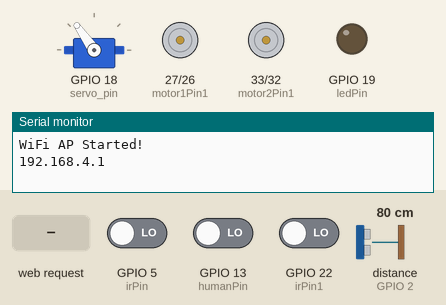
Simulated run of this sketch. Board: ESP32. Shown: servo, motor-driver pin pairs drawn as motors (green arrow = first pin HIGH = forward, orange = second pin HIGH = backward, longer = more drive, scaled by the enable pin), output pins drawn as LEDs (lit = HIGH), the last lines printed to the serial monitor. The inputs (shaded band) are chosen by the test bench; at power-on: distance to the obstacle (sensor on GPIO 2) 80 cm, GPIO 5 (irPin) LOW, GPIO 13 (humanPin) LOW, GPIO 22 (irPin1) LOW. The echo pulse lasts 58.3 µs per cm; pins used as bus, display or sensor lines are not drawn.

Above: at 1.2 s.
1.3 s: HTTP request GET /start received
At 2.4 s:
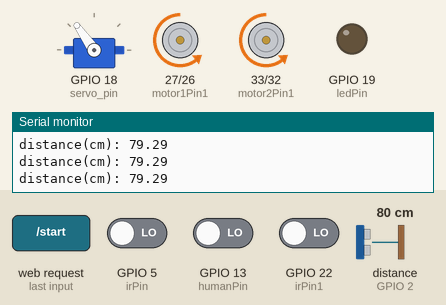
3.0 s: distance to the obstacle (sensor on GPIO 2) set to 59 cm
4.5 s: distance to the obstacle (sensor on GPIO 2) set to 53 cm
At 5.5 s:
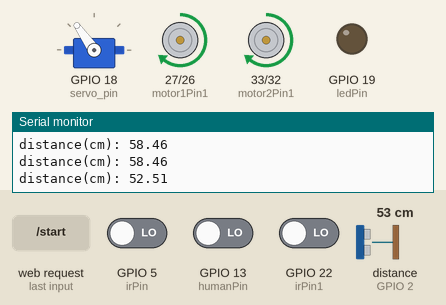
At 16.45 s:
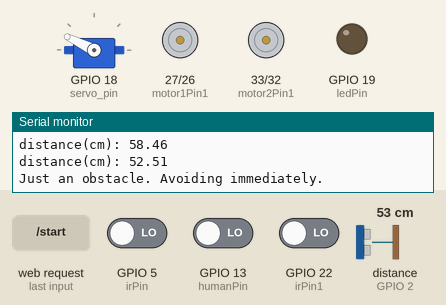
Timing chart, 0 to 18.1 s (numbered marks = the images above; inputs shaded):
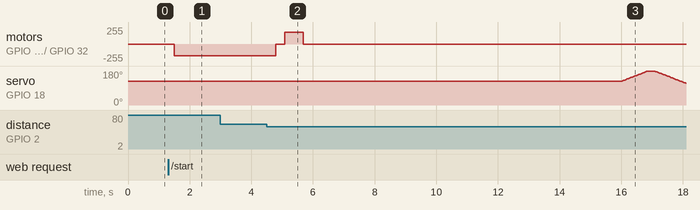

The sketch:

final_robo.ino
```cpp
#include <ESP32Servo.h>
#include <WiFi.h>
#include <WebServer.h>

// ====================== WiFi START/STOP ======================
const char* ssid = "ESP32-Robot";
const char* password = "12345678";
unsigned long previousMillis = 0;
unsigned long pauseStartTime = 0;

WebServer server(80);
bool wifiStart = false;
bool timerStarted = false;
bool isPaused = false;     // To pause the robot
bool needsToAvoid = false; // Flag to run avoidance maneuver

// New variables for scan cycles
int checkCycleCount = 0;
bool humanFoundInSet = false;

// ====================== SAFE DELAY (prevents WiFi drop) ======================
void safeDelay(unsigned long ms) {
  unsigned long start = millis();
  while (millis() - start < ms) {
    delay(1);
    yield(); // ✅ Keeps WiFi/server responsive
  }
}

// ====================== DARK THEME UI ======================
void handleRoot() {
  String page =
    "<html>"
    "<body style='background:#121212; color:white; text-align:center; font-family:Arial; padding-top:40px;'>"
    "<h1 style='color:#00bfff;'>ESP32 Rescue Robot</h1>"
    "<h3 style='opacity:0.8;'>Wi-Fi Control Panel</h3>"

    "<button onclick=\"location.href='/start'\" "
    "style='padding:20px 50px; font-size:30px; background:#1db954; color:white; border:none; border-radius:12px; margin:20px;'>"
    "START"
    "</button><br>"

    "<button onclick=\"location.href='/continue'\" "
    "style='padding:20px 50px; font-size:30px; background:#ff8c00; color:white; border:none; border-radius:12px; margin:20px;'>"
    "CONTINUE"
    "</button><br>"

    "<button onclick=\"location.href='/stop'\" "
    "style='padding:20px 50px; font-size:30px; background:#e63946; color:white; border:none; border-radius:12px; margin:20px;'>"
    "STOP"
    "</button>"

    "<h2 style='margin-top:40px;'>Status: ";

  if (isPaused)
    page += "<span style='color:#ff8c00;'>PAUSED</span>";
  else if (wifiStart)
    page += "<span style='color:#1db954;'>RUNNING</span>";
  else
    page += "<span style='color:#e63946;'>STOPPED</span>";

  page += "</h2></body></html>";

  server.send(200, "text/html", page);
}

void startRobot() {
  wifiStart = true;
  isPaused = false;
  needsToAvoid = false;
  timerStarted = false;
  checkCycleCount = 0;     // Reset counter
  humanFoundInSet = false; // Reset flag
  handleRoot();
}

void stopRobot() {
  wifiStart = false;
  isPaused = false;
  needsToAvoid = false;
  stopMotors();
  timerStarted = false;
  handleRoot();
}

// Updated function to handle timer resume and cycle reset
void continueRobot() {
  if (isPaused) {
    unsigned long pauseDuration = millis() - pauseStartTime;
    previousMillis += pauseDuration; // Adjust timing after pause
  }
  isPaused = false;
  checkCycleCount = 0;
  humanFoundInSet = false;
  handleRoot();
}

// ====================== SERVO ======================
Servo myservo;
int servo_pin = 18;
int count = 0;

// ====================== ULTRASONIC ======================
#define sound_speed 0.034
const int trig_pin = 4;
const int echo_pin = 2;
float distance;
float duration;
int left_distance;
int right_distance;

const int irPin = 5;
const int irPin1 = 22;

// ====================== MOTORS ======================
const int motor1Pin1 = 27;
const int motor1Pin2 = 26;
const int enable1Pin = 14;
const int motor2Pin1 = 33;
const int motor2Pin2 = 32;
const int enable2Pin = 25;
int check = 0;

const int freq = 60000;
const int pwmChannel0 = 1;
const int pwmChannel1 = 2;
const int resolution = 8;

int dutycycleLeft = 180;
int dutycycleRight = 180;
int dutycycleLeftTurn = 180;
int dutycycleRightTurn = 180;

// ====================== HUMAN DETECTION ======================
const int humanPin = 13;
const int ledPin = 19;

// ====================== TIMING ======================

bool moving = true;
const long moveDuration = 25000;
const long stopDuration = 40000;
// Track when pause starts

// ====================== SETUP ======================
void setup() {
  Serial.begin(115200);
  WiFi.setSleep(false);

  // Servo
  ESP32PWM::allocateTimer(0);
  myservo.setPeriodHertz(50);
  myservo.attach(servo_pin, 500, 2500);
  myservo.write(125);

  // Ultrasonic
  pinMode(trig_pin, OUTPUT);
  pinMode(echo_pin, INPUT);
  pinMode(irPin, INPUT);
  pinMode(irPin1, INPUT);

  // Motors
  pinMode(motor1Pin1, OUTPUT);
  pinMode(motor1Pin2, OUTPUT);
  pinMode(motor2Pin1, OUTPUT);
  pinMode(motor2Pin2, OUTPUT);
  pinMode(enable1Pin, OUTPUT);
  pinMode(enable2Pin, OUTPUT);

  ledcAttachChannel(enable1Pin, freq, resolution, pwmChannel0);
  ledcAttachChannel(enable2Pin, freq, resolution, pwmChannel1);

  // Human detection
  pinMode(humanPin, INPUT);
  pinMode(ledPin, OUTPUT);

  // WiFi
  WiFi.softAP(ssid, password);
  WiFi.softAPsetHostname("ESP32-Robot");
  Serial.println("WiFi AP Started!");
  Serial.println(WiFi.softAPIP());

  server.on("/", handleRoot);
  server.on("/start", startRobot);
  server.on("/stop", stopRobot);
  server.on("/continue", continueRobot);
  server.begin();
}

// ====================== LOOP ======================
void loop() {
  server.handleClient();

  if (!wifiStart) {
    stopMotors();
    timerStarted = false;
    isPaused = false;
    needsToAvoid = false;
    return;
  }

  if (isPaused) {
    stopMotors();
    return;
  }

  if (needsToAvoid) {
    performAvoidanceManeuver();
    needsToAvoid = false;
    moving = true;
    return;
  }

  unsigned long currentMillis = millis();
  if (!timerStarted) {
    previousMillis = currentMillis;
    timerStarted = true;
    moving = true;
  }

  if (moving) {
    if ((currentMillis - previousMillis) < moveDuration) {
      digitalWrite(ledPin, LOW);
      obstacleAvoidance();
    } else {
      stopMotors();
      previousMillis = currentMillis;
      moving = false;
    }
  } else {
    if ((currentMillis - previousMillis) < stopDuration) {
      humanDetection();
    } else {
      centerServo();
      previousMillis = currentMillis;
      moving = true;

      if (checkCycleCount >= 4) {
        if (!humanFoundInSet) {
          pauseStartTime = millis();
          isPaused = true;
        } else {
          checkCycleCount = 0;
          humanFoundInSet = false;
        }
      }
    }
  }
}

// ====================== OBSTACLE AVOIDANCE ======================
void obstacleAvoidance() {
  int sensorValue = digitalRead(irPin);
  int sensorValue1 = digitalRead(irPin1);
  getDistance();

  if ((distance < 55) || (sensorValue == 1 || sensorValue1 == 1)) {
    stopMotors();
    safeDelay(300);
    backward();
    safeDelay(600);
    stopMotors();
    safeDelay(300);

    safeDelay(10000);
    int humanDetected = digitalRead(humanPin);

    if (humanDetected == HIGH) {
      Serial.println("HUMAN DETECTED! Pausing.");
      for (int i = 0; i < 9; i++) {
        digitalWrite(ledPin, HIGH);
        safeDelay(400);
        digitalWrite(ledPin, LOW);
        safeDelay(400);
      }
      pauseStartTime = millis();
      isPaused = true;
      needsToAvoid = true;
      return;
    } else {
      Serial.println("Just an obstacle. Avoiding immediately.");
      needsToAvoid = true;
      return;
    }
  }

  moveForward();
}

// ====================== AVOIDANCE MANEUVER ======================
void performAvoidanceManeuver() {
  check_servo(180);
  left_distance = getDistance();
  check_servo(30);
  right_distance = getDistance();
  centerServo();

  if (right_distance < left_distance)
    turnLeft();
  else
    turnRight();

  safeDelay(500);
}

// ====================== MOTOR CONTROL ======================
void moveForward() {
  ledcWrite(enable1Pin, dutycycleLeft);
  ledcWrite(enable2Pin, dutycycleRight);
  digitalWrite(motor1Pin1, LOW);
  digitalWrite(motor1Pin2, HIGH);
  digitalWrite(motor2Pin1, LOW);
  digitalWrite(motor2Pin2, HIGH);
}

void backward() {
  ledcWrite(enable1Pin, dutycycleLeft);
  ledcWrite(enable2Pin, dutycycleRight);
  digitalWrite(motor1Pin1, HIGH);
  digitalWrite(motor1Pin2, LOW);
  digitalWrite(motor2Pin1, HIGH);
  digitalWrite(motor2Pin2, LOW);
}

void turnLeft() {
  ledcWrite(enable1Pin, dutycycleLeftTurn);
  ledcWrite(enable2Pin, dutycycleRightTurn);
  digitalWrite(motor1Pin1, LOW);
  digitalWrite(motor1Pin2, HIGH);
  digitalWrite(motor2Pin1, HIGH);
  digitalWrite(motor2Pin2, LOW);
}

void turnRight() {
  ledcWrite(enable1Pin, dutycycleLeftTurn);
  ledcWrite(enable2Pin, dutycycleRightTurn);
  digitalWrite(motor1Pin1, HIGH);
  digitalWrite(motor1Pin2, LOW);
  digitalWrite(motor2Pin1, LOW);
  digitalWrite(motor2Pin2, HIGH);
}

void stopMotors() {
  ledcWrite(enable1Pin, 0);
  ledcWrite(enable2Pin, 0);
}

// ====================== SENSOR & SERVO ======================
long getDistance() {
  digitalWrite(trig_pin, LOW);
  delayMicroseconds(2);
  digitalWrite(trig_pin, HIGH);
  delayMicroseconds(10);
  digitalWrite(trig_pin, LOW);

  duration = pulseIn(echo_pin, HIGH);
  distance = (duration * sound_speed) / 2;

  Serial.print("distance(cm): ");
  Serial.println(distance);

  safeDelay(200);
  return distance;
}

void check_servo(int pos) {
  if (pos == 30) {
    for (int i = 180; i >= 50; i--) {
      myservo.write(i);
      safeDelay(15);
    }
  } else if (pos == 180) {
    for (int i = 125; i <= 180; i++) {
      myservo.write(i);
      safeDelay(15);
    }
  }
}

void centerServo() {
  for (int i = 50; i <= 125; i++) {
    myservo.write(i);
    safeDelay(20);
  }
}

// ====================== HUMAN DETECTION (SCAN MODE) ======================
void humanDetection() {
  stopMotors();

  if (count == 0) {
    check_servo(180);
    count = 1;
    safeDelay(12000);

    int humanDetected = digitalRead(humanPin);
    if (humanDetected == HIGH) {
      Serial.println("Human detected!");
      humanFoundInSet = true;
      for (int i = 0; i < 10; i++) {
        digitalWrite(ledPin, HIGH);
        safeDelay(400);
        digitalWrite(ledPin, LOW);
        safeDelay(400);
      }
    }
  } else if (count == 1) {
    check_servo(30);
    count = 0;
    safeDelay(12000);

    int humanDetected = digitalRead(humanPin);
    if (humanDetected == HIGH) {
      Serial.println("Human detected!");
      humanFoundInSet = true;
      for (int i = 0; i < 10; i++) {
        digitalWrite(ledPin, HIGH);
        safeDelay(400);
        digitalWrite(ledPin, LOW);
        safeDelay(400);
      }
    }

    checkCycleCount++;
    Serial.print("Scan Cycle Complete: ");
    Serial.println(checkCycleCount);
  }
}
```

Measured:
- the behaviour switches between 56 and 55 cm on distance to the obstacle (sensor on GPIO 2) (found by bisection; images 1 and 2)
- after the input at 1.3 s, motor on GPIO 27 (motor1Pin1) / GPIO 26 (motor1Pin2), motor on GPIO 33 (motor2Pin1) / GPIO 32 (motor2Pin2): stopped → backward 179/255 after 0.21 s
- after the input at 4.5 s, motor on GPIO 27 (motor1Pin1) / GPIO 26 (motor1Pin2), motor on GPIO 33 (motor2Pin1) / GPIO 32 (motor2Pin2): backward 179/255 → stopped after 0.29 s, → forward 179/255 0.30 s later, → stopped 0.60 s later; servo on GPIO 18 (servo_pin): rises from 125° to 180° in 0.84 s, then falls to 115° in 1.2 s
